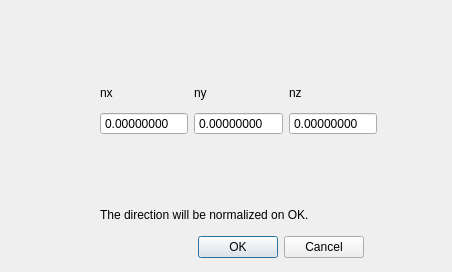
<?xml version="1.0" encoding="UTF-8"?>
<ui version="4.0">
 <class>ParallelDirectionDialog</class>
 <widget class="QDialog" name="ParallelDirectionDialog">
  <property name="windowModality">
   <enum>Qt::WindowModality::NonModal</enum>
  </property>
  <property name="geometry">
   <rect>
    <x>0</x>
    <y>0</y>
    <width>452</width>
    <height>272</height>
   </rect>
  </property>
  <property name="windowTitle">
   <string>Parallel spin direction</string>
  </property>
  <property name="modal">
   <bool>false</bool>
  </property>
  <widget class="QWidget" name="">
   <property name="geometry">
    <rect>
     <x>100</x>
     <y>80</y>
     <width>277</width>
     <height>55</height>
    </rect>
   </property>
   <layout class="QGridLayout" name="gridLayout">
    <item row="0" column="0">
     <widget class="QLabel" name="label">
      <property name="text">
       <string>nx</string>
      </property>
     </widget>
    </item>
    <item row="0" column="1">
     <widget class="QLabel" name="label_2">
      <property name="text">
       <string>ny</string>
      </property>
     </widget>
    </item>
    <item row="0" column="2">
     <widget class="QLabel" name="label_3">
      <property name="text">
       <string>nz</string>
      </property>
     </widget>
    </item>
    <item row="1" column="0">
     <widget class="QDoubleSpinBox" name="nxDoubleSpinBox">
      <property name="buttonSymbols">
       <enum>QAbstractSpinBox::ButtonSymbols::NoButtons</enum>
      </property>
      <property name="decimals">
       <number>8</number>
      </property>
      <property name="minimum">
       <double>-1.000000000000000</double>
      </property>
      <property name="maximum">
       <double>1.000000000000000</double>
      </property>
      <property name="singleStep">
       <double>0.000001000000000</double>
      </property>
     </widget>
    </item>
    <item row="1" column="1">
     <widget class="QDoubleSpinBox" name="nyDoubleSpinBox">
      <property name="buttonSymbols">
       <enum>QAbstractSpinBox::ButtonSymbols::NoButtons</enum>
      </property>
      <property name="decimals">
       <number>8</number>
      </property>
      <property name="minimum">
       <double>-1.000000000000000</double>
      </property>
      <property name="maximum">
       <double>1.000000000000000</double>
      </property>
      <property name="singleStep">
       <double>0.000001000000000</double>
      </property>
     </widget>
    </item>
    <item row="1" column="2">
     <widget class="QDoubleSpinBox" name="nzDoubleSpinBox">
      <property name="buttonSymbols">
       <enum>QAbstractSpinBox::ButtonSymbols::NoButtons</enum>
      </property>
      <property name="decimals">
       <number>8</number>
      </property>
      <property name="minimum">
       <double>-1.000000000000000</double>
      </property>
      <property name="maximum">
       <double>1.000000000000000</double>
      </property>
      <property name="singleStep">
       <double>0.000001000000000</double>
      </property>
     </widget>
    </item>
   </layout>
  </widget>
  <widget class="QWidget" name="">
   <property name="geometry">
    <rect>
     <x>100</x>
     <y>200</y>
     <width>264</width>
     <height>58</height>
    </rect>
   </property>
   <layout class="QGridLayout" name="gridLayout_2">
    <item row="0" column="0">
     <widget class="QLabel" name="label_4">
      <property name="text">
       <string>The direction will be normalized on OK.</string>
      </property>
     </widget>
    </item>
    <item row="1" column="0">
     <widget class="QDialogButtonBox" name="buttonBox">
      <property name="focusPolicy">
       <enum>Qt::FocusPolicy::ClickFocus</enum>
      </property>
      <property name="contextMenuPolicy">
       <enum>Qt::ContextMenuPolicy::NoContextMenu</enum>
      </property>
      <property name="orientation">
       <enum>Qt::Orientation::Horizontal</enum>
      </property>
      <property name="standardButtons">
       <set>QDialogButtonBox::StandardButton::Cancel|QDialogButtonBox::StandardButton::Ok</set>
      </property>
     </widget>
    </item>
   </layout>
  </widget>
 </widget>
 <resources/>
 <connections>
  <connection>
   <sender>buttonBox</sender>
   <signal>accepted()</signal>
   <receiver>ParallelDirectionDialog</receiver>
   <slot>accept()</slot>
   <hints>
    <hint type="sourcelabel">
     <x>248</x>
     <y>254</y>
    </hint>
    <hint type="destinationlabel">
     <x>157</x>
     <y>274</y>
    </hint>
   </hints>
  </connection>
  <connection>
   <sender>buttonBox</sender>
   <signal>rejected()</signal>
   <receiver>ParallelDirectionDialog</receiver>
   <slot>reject()</slot>
   <hints>
    <hint type="sourcelabel">
     <x>316</x>
     <y>260</y>
    </hint>
    <hint type="destinationlabel">
     <x>286</x>
     <y>274</y>
    </hint>
   </hints>
  </connection>
 </connections>
</ui>
